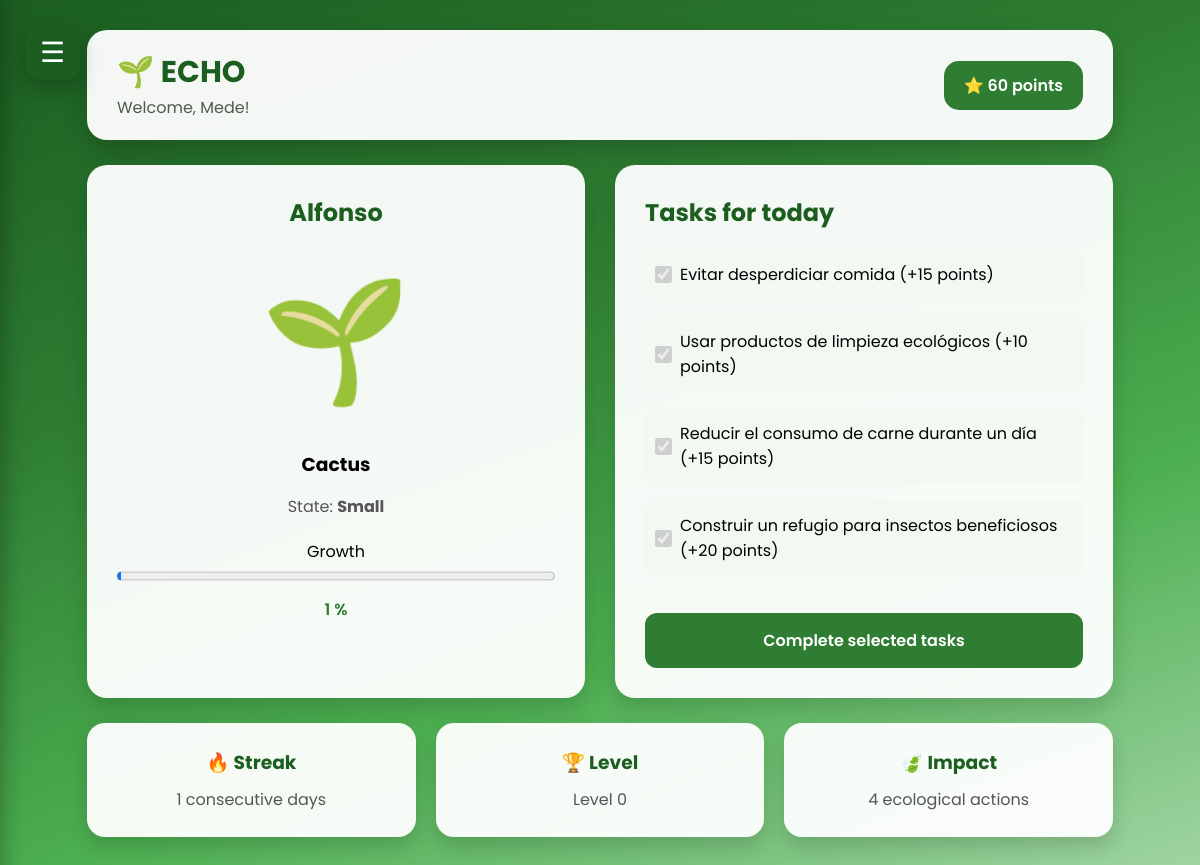
The page /dashboard (signed in) on the database its author committed.
### main.py (models this page shows, shortened)
class User(db.Model):
    id = db.Column(db.Integer, primary_key=True)
    email = db.Column(db.String(100), unique=True, nullable=False)
    password = db.Column(db.String(100), nullable=False)
    username = db.Column(db.String(100), nullable=True)
    points = db.Column(db.Integer, default=0)
    plant_name = db.Column(db.String(200), default=0)
    plant_type = db.Column(db.String(200), default=0)
    streak = db.Column(db.Integer, default=0)
    lvl = db.Column(db.Integer, default=0)
    impact = db.Column(db.Integer, default=0)
    lang = db.Column(db.String(10), default='es')

class Task(db.Model):
    id = db.Column(db.Integer, primary_key=True)
    user_id = db.Column(db.Integer, db.ForeignKey('user.id'), nullable=False)
    name = db.Column(db.String(100), nullable=False)
    points = db.Column(db.Integer, nullable=False)
    completed = db.Column(db.Boolean, default=False)
    date = db.Column(db.String(100), nullable=False)

### main.py (the view)
@app.route('/dashboard', methods=['GET', 'POST'])
def dashboard():
    if 'user_id' in session:
        user_id = session['user_id']
        create_task(user_id)
        user = User.query.get(user_id)
        tareas = Task.query.filter_by(
            user_id=user_id,
            date=str(date.today())
        ).all()
        return render_template(
            template(user, "dashboard"),
            user=user,
            tareas=tareas
        )
    else:
        return redirect('/')

### main.py (called while the page is built, shortened)
def template(user, pagina):
    carpeta = "english" if user.lang == "en" else "espanol"
    prefijo = "en" if user.lang == "en" else "es"
    return f"{carpeta}/{prefijo}_{pagina}.html"

def create_task(user_id):
    hoy = str(date.today())
    tareas_hoy = Task.query.filter_by(
        user_id=user_id,
        date=hoy
    ).first()
    if tareas_hoy:
        return

### templates/english/en_dashboard.html (shortened to what this page needs)
<!DOCTYPE html>
<html lang="en">
<head>
    <link rel="stylesheet" href="../static/css/principal.css">
</head>
<body>
    <header class="encabezado">
        <div>
            <h1>🌱 ECHO</h1>
            <p>Welcome, {{user.username}}!</p>
        </div>
        <div class="puntos">
            ⭐ {{user.points}} points
        </div>
    </header>
    <main class="contenido">
        <section class="planta">
            <h2>{{ user.plant_name }}</h2>
            <div class="imagen-planta">
                {% if user.impact < 100 %}
                    🌱
                {% elif user.impact < 200 %}
                    🌾
                {% else %}
                    🌳
                {% endif %}
            </div>
            <h3>{{ user.plant_type }}</h3>
            <p class="estado">
                State: <strong>
                {% if user.impact < 100 %}
                    Small
                {% elif user.impact < 200 %}
                    Medium
                {% else %}
                    Large
                {% endif %}
                </strong>
            </p>
            <div class="progreso">
                <label>Growth</label>
                <progress value="{{ user.impact//3 }}" max="100"></progress>
                <span>{{ user.impact //3 }} %</span>
            </div>
        </section>
        <section class="tareas">
            <h2>Tasks for today</h2>
            <form action="/completar_tareas" method="POST">
            {% if tareas %}
                {% for task in tareas %}
                    {% if task.completed %}
                        <div class="tarea completada">
                            <input
                            type="checkbox"
                            name="tareas"
                            value="{{ task.id }}"
                            checked
                            disabled>
                            <label>
                                {{ task.name }}
                                (+{{ task.points }} points)
                            </label>
                        </div>
                    {% endif %}
                {% endfor %}
            {% else %}
                <p>You have no pending tasks 🎉</p>
            {% endif %}
            <button class="boton-principal">
                Complete selected tasks
            </button>
            </form>
        </section>
    </main>
    <section class="resumen">
        <div class="card">
            <h3>🔥 Streak</h3>
            <p>{{ user.streak }} consecutive days</p>
        </div>
        <div class="card">
            <h3>🏆 Level</h3>
            <p>Level {{ user.lvl }}</p>
        </div>
        <div class="card">
            <h3>🍃 Impact</h3>
            <p>{{ user.impact }} ecological actions</p>
        </div>
    </section>
<button class="menu-btn" onclick="abrirMenu()">
    ☰
</button>
</body>
</html>

### static/css/principal.css (style rules this page uses)
* { margin:0; padding:0; box-sizing:border-box; font-family:'Poppins', sans-serif; }
body { min-height:100vh; background:linear-gradient(160deg,#1B5E20,#2E7D32,#4CAF50,#A5D6A7); display:flex; flex-direction:column; align-items:center; padding:30px; }
.encabezado { width:90%; max-width:1100px; background:rgba(255,255,255,0.95); border-radius:20px; padding:20px 30px; display:flex; justify-content:space-between; align-items:center; box-shadow:0 10px 25px rgba(0,0,0,.2); margin-bottom:25px; }
.encabezado h1 { color:#1B5E20; font-size:30px; }
.encabezado p { color:#4E5D4E; }
.puntos { background:#2E7D32; color:white; padding:12px 20px; border-radius:15px; font-weight:600; }
.contenido { width:90%; max-width:1100px; display:flex; gap:30px; margin-bottom:25px; }
.planta, .tareas { flex:1; background:rgba(255,255,255,.95); border-radius:20px; padding:30px; box-shadow:0 10px 25px rgba(0,0,0,.15); }
.planta { text-align:center; }
.planta h2, .tareas h2 { color:#1B5E20; margin-bottom:20px; }
.imagen-planta { font-size:120px; margin:20px 0; }
.estado { margin:15px 0; color:#555; }
.progreso { margin-top:20px; }
progress { width:100%; height:18px; }
.progreso span { display:block; margin-top:8px; color:#2E7D32; font-weight:600; }
.tarea { display:flex; align-items:center; gap:10px; margin:18px 0; padding:12px; border-radius:10px; background:#F2F8F2; }
.tarea input { transform:scale(1.3); accent-color:#2E7D32; }
.boton-principal { width:100%; margin-top:20px; padding:15px; border:none; border-radius:12px; background:#2E7D32; color:white; font-size:16px; font-weight:600; cursor:pointer; transition:.3s; }
.resumen { width:90%; max-width:1100px; display:flex; gap:20px; margin-bottom:25px; }
.card { flex:1; background:rgba(255,255,255,.95); border-radius:18px; padding:25px; text-align:center; box-shadow:0 10px 20px rgba(0,0,0,.15); }
.card h3 { color:#1B5E20; margin-bottom:10px; }
.card p { color:#555; }
.menu-btn { position:fixed; top:25px; left:25px; width:55px; height:55px; border:none; border-radius:15px; background:#1B5E20; color:white; font-size:28px; cursor:pointer; box-shadow:0 8px 20px rgba(0,0,0,.25); transition:.3s; z-index:1001; }

### rows shown on the page
User: username "Mede", points "60", plant_name "Alfonso", plant_type "Cactus", impact "1", streak "1", lvl "0", impact "4"
Task: name "Evitar desperdiciar comida", points "15"
Task: name "Usar productos de limpieza ecológicos", points "10"
Task: name "Reducir el consumo de carne durante un día", points "15"
Task: name "Construir un refugio para insectos beneficiosos", points "20"
